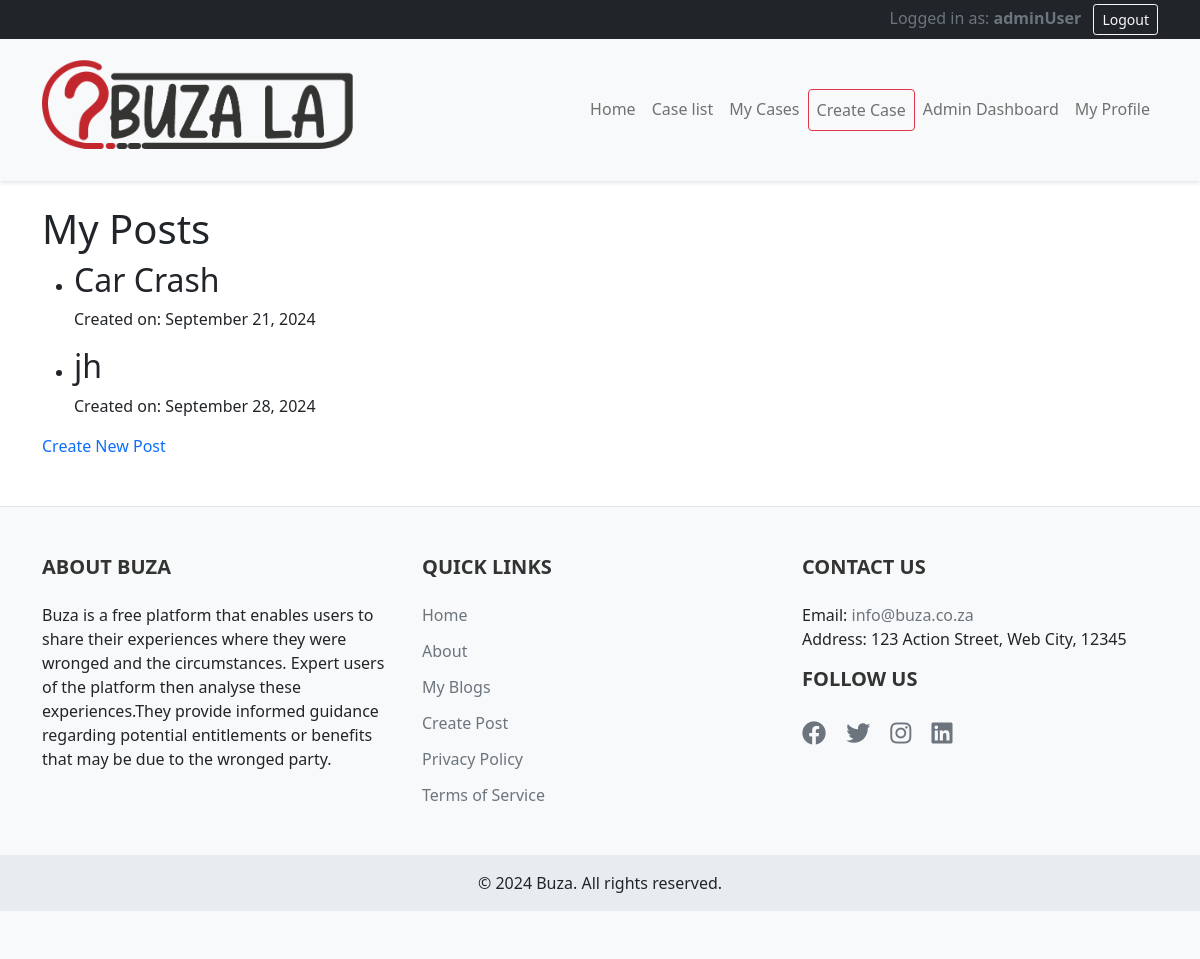
The page /posts/ (signed in) on the database as committed earlier.
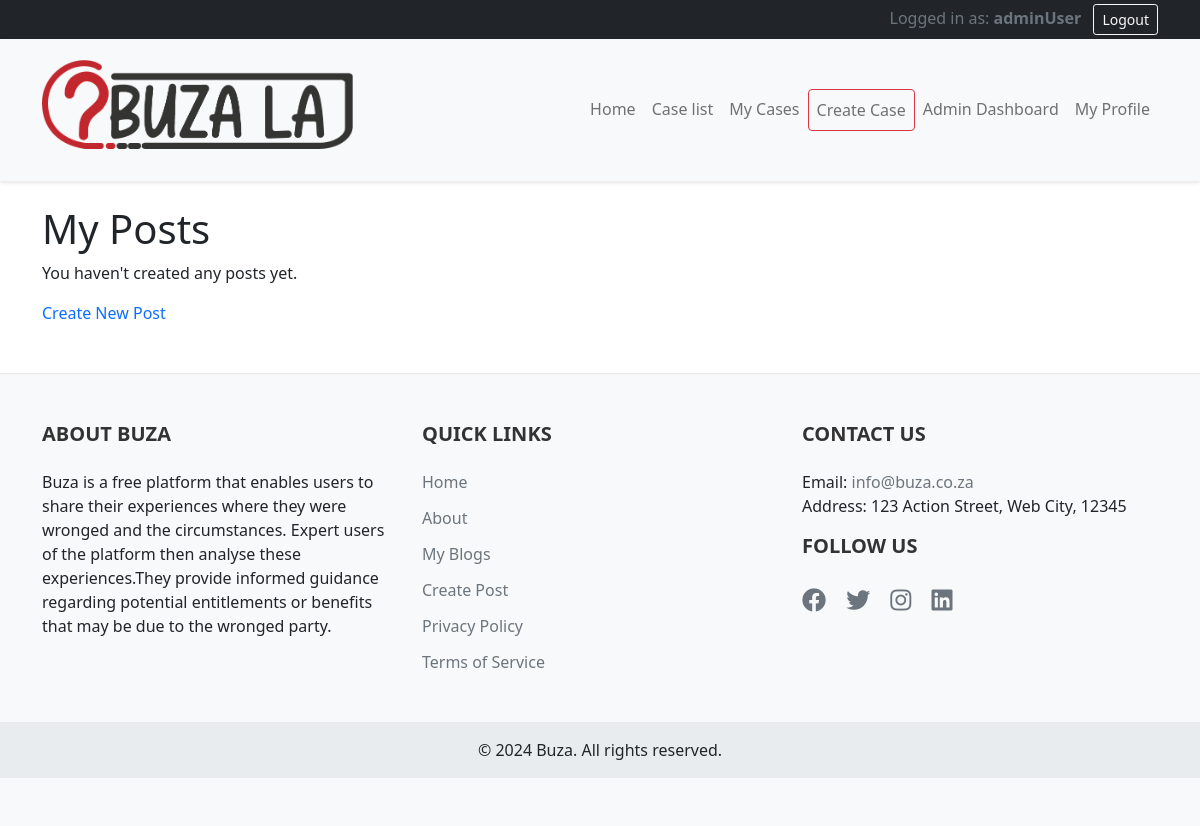
The same page on the database as committed later.
### blog/models.py (models this page shows, shortened)
class BlogPost(models.Model):
    AGAINST_CHOICES = [
        ('Eastern Cape', 'Eastern Cape'),
        ('Free State', 'Free State'),
        ('Gauteng', 'Gauteng'),
        ('KwaZulu-Natal', 'KwaZulu-Natal'),
        ('Limpopo', 'Limpopo'),
        ('Mpumalanga', 'Mpumalanga'),
        ('North West', 'North West'),
        ('Western Cape', 'Western Cape'),
        ('Northern Cape', 'Northern Cape,'),
    ]
    title = models.CharField(max_length=200)
    content = models.TextField()
    author = models.ForeignKey(User, on_delete=models.CASCADE)
    author_name = models.CharField(max_length=100, blank=True)  # New field
    created_at = models.DateTimeField(auto_now_add=True)
    updated_at = models.DateTimeField(auto_now=True)
    against = models.CharField(max_length=100)
    suburb = models.CharField(max_length=100)
    incident_date = models.DateField()
    file1 = models.FileField(upload_to='blog_files/', blank=True, null=True)
    file2 = models.FileField(upload_to='blog_files/', blank=True, null=True)
    file3 = models.FileField(upload_to='blog_files/', blank=True, null=True)
    file4 = models.FileField(upload_to='blog_files/', blank=True, null=True)
    province = models.CharField(max_length=100, choices=AGAINST_CHOICES)

### blog/views.py (the view)
# urls.py: path('posts/', views.post_list, name='post_list'),
@login_required
def post_list(request):
    posts = BlogPost.objects.filter(author=request.user)
    return render(request, 'blog/post_list.html', {'posts': posts})

### blog/templates/blog/post_list.html (shortened to what this page needs)
{% extends 'blog/base.html' %}
{% block content %}
<h1>My Posts</h1>
{% if posts %}
    <ul>
    {% for post in posts %}
        <li>
            <h2>{{ post.title }}</h2>
            <p>Created on: {{ post.created_at|date:"F d, Y" }}</p>
        </li>
    {% endfor %}
    </ul>
{% else %}
    <p>You haven't created any posts yet.</p>
{% endif %}
<a href="{% url 'create_post' %}" class="button">Create New Post</a>
{% endblock %}

Rows that differ between the two databases and show on the page:
removed BlogPost: title "Car Crash", created_at "September 21, 2024"
removed BlogPost: title "jh", created_at "September 28, 2024"
Other text that changed with them:
text now shown: "You haven't created any posts yet."
